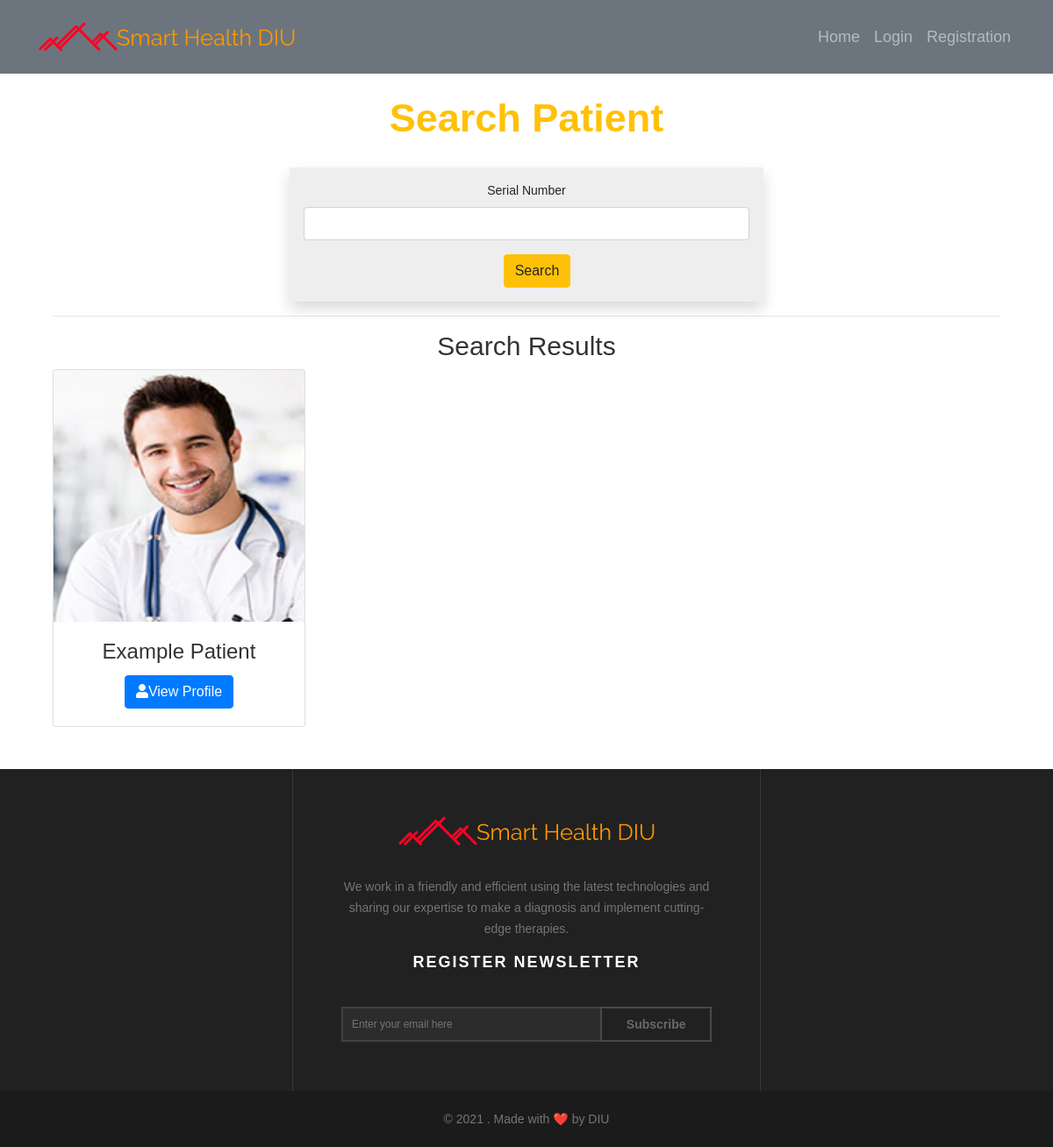
/search/patient, run on the app's committed database.
### users/models.py (models this page shows, shortened)
class User(AbstractUser):
    USER_TYPE_CHOICES = (
        (1, 'admin'),
        (2, 'doctor'),
        (3, 'patients'),
        (4, 'doctor admin'),
        (5, 'patient admin'),
    )
    VERIFY_STATUS = (
        ('yes', 'yes'),
        ('no', 'no')
    )
    GENDER_CHOICES = (
        ('Male', 'Male'),
        ('Female', 'Female'),
    )
    BG_CHOICES = (
        ('O+', 'O+'),
        ('O-', 'O-'),
        ('A+', 'A+'),
        ('A-', 'A-'),
        ('B+', 'B+'),
        ('B-', 'B-'),
        ('AB+', 'AB+'),
        ('AB-', 'AB-'),
    )
    DESIGNATION_CHOICES = (
        ('Professor', 'Professor'),
	    ('Associate Professor', 'Associate Professor'),
	    ('Assistant Professor', 'Assistant Professor'),
        ('Consultant', 'Consultant'),
	    ('Registras', 'Registras'),
	    ('Assistant Registras', 'Assistant Registras'),
	    ('IMO', 'IMO'),
        ('EMO', 'EMO'),
        ('RMO', 'RMO'),
        ('HMO', 'HMO'),
        ('Other', 'Other')
    )
    username = None
    sn = models.CharField(verbose_name='Serial Number', max_length=12, unique=True, error_messages={'required': 'Your Name is Required'})
    pm_division = models.ForeignKey(Division, verbose_name='Division', related_name='pm_division', on_delete=models.DO_NOTHING, null=True, blank=True)
    pm_district = models.ForeignKey(District, verbose_name='District', related_name='pm_district', on_delete=models.DO_NOTHING, null=True, blank=True)
    pm_thana = models.ForeignKey(Thana, verbose_name='Thana', related_name='pm_thana', on_delete=models.DO_NOTHING, null=True, blank=True)
    ps_division = models.ForeignKey(Division, verbose_name='Division', related_name='ps_division', on_delete=models.DO_NOTHING, null=True, blank=True)
    ps_district = models.ForeignKey(District, verbose_name='District', related_name='ps_district', on_delete=models.DO_NOTHING, null=True, blank=True)
    ps_thana = models.ForeignKey(Thana, verbose_name='Thana', related_name='ps_thana', on_delete=models.DO_NOTHING, null=True, blank=True)
    pm_village = models.CharField(verbose_name='Village',max_length=50, null=True, blank=True)
    ps_village = models.CharField(verbose_name='Village',max_length=50, null=True, blank=True)
    pm_union = models.CharField(verbose_name='Union',max_length=50, null=True, blank=True)
    ps_union = models.CharField(verbose_name='Union',max_length=50, null=True, blank=True)
    pm_ward = models.CharField(verbose_name='Ward',max_length=50, null=True, blank=True)
    ps_ward = models.CharField(verbose_name='Ward',max_length=50, null=True, blank=True)
    birthday = models.DateField(null=True, blank=True)
    image = models.ImageField(default='default.jpg', upload_to='users', null=True, blank=True)
    verified = models.CharField(max_length=10, choices=VERIFY_STATUS, null=True, default='no')
    user_type = models.PositiveIntegerField(choices=USER_TYPE_CHOICES, default=3, blank=True, null=True)
    mobile = models.CharField(verbose_name='Mobile Number', max_length=11, blank=True)
    payment = models.CharField(verbose_name='Payment Number', max_length=11, null=True, blank=True)
    nid = models.CharField(verbose_name='National ID', max_length=10, unique=True, blank=True, null=True)
    bma = models.CharField(verbose_name='BMA Code', max_length=20, unique=True, blank=True, null=True)
    institute = models.CharField(verbose_name='Institute', max_length=100, blank=True, null=True)
    designation = models.CharField(verbose_name='Designation', max_length=50, choices=DESIGNATION_CHOICES, blank=True, null=True)
    specialist = models.ForeignKey(Speciality, verbose_name='Specialist', blank=True, null=True, on_delete=models.CASCADE)
    father_name = models.CharField(verbose_name='Father\'s name', max_length=25, null=True, blank=True)
    mother_name = models.CharField(verbose_name='Mother\'s name', max_length=25, null=True, blank=True)
    father_mobile = models.CharField(verbose_name='Father\'s Mobile', max_length=11, null=True, blank=True)
    mother_mobile = models.CharField(verbose_name='Mother\'s Mobile', max_length=11, null=True, blank=True)
    bg = models.CharField(verbose_name='Blood Group', max_length=11, choices=BG_CHOICES, null=True, blank=True)
    gender = models.CharField(verbose_name='Select Gender', max_length=11, choices=GENDER_CHOICES, null=True, blank=True)
    USERNAME_FIELD = 'sn'

### users/views.py (the view)
# urls.py: path('search/patient', searchpatient, name='search-patient'),
def searchpatient(request):
    patient = User.objects.filter(user_type=3)
    pFilter = PatientFilter(request.GET, queryset=patient)
    patient = pFilter.qs
    ctx = {
        'patient' : patient,
        'pFilter': pFilter,
        }
    return render(request, 'users/dashboard/search_patient.html', context=ctx)

### users/templates/users/dashboard/search_patient.html
{% extends 'users/dashboard/base.html' %}
{% load crispy_forms_tags %}
{% block content %}
    <div class="mx-auto my-4" style="width:90%">
        <h2 class="text-center text-warning">Search Patient</h2>
        <br>
            <form action="" method="get" class="w-50 mx-auto text-center p-3 shadow mb-2" style="background-color: #eee;">
                {{ pFilter.form|crispy }}
                <button type="submit" class="btn btn-warning ml-4">Search</button>
            </form>
        <hr>
        <h3 class="text-center text-priamry">Search Results</h3>
        <div class="row">
        {% for doc in patient %}
            <div class="col-md-4">
                <div class="row">
                    <div class="col-md-4 mb-4">
                        <div class="card card-shadow text-center" style="width: 18rem;">
                            <img style="height: 287px;" class="card-img-top" src="{{ doc.image.url }}" alt="Card image cap">
                            <div class="card-body">
                            <h4 class="card-title">{{ doc.first_name }} {{ doc.last_name }}</h4>
                            <a href="{% url 'patient-view' doc.id %}" class="btn btn-primary"><i class="fas fa-user"></i>View Profile</a>
                            </div>
                        </div>
                    </div>
                </div>
            </div>
        {% endfor %}
        </div>
    </div>
    {% endblock content %}

### users/static/dc/css/style.css (style rules this page uses)
* { margin: 0px; padding: 0px; }
body { background: #FFF; height: 100%; width: 100%; font-weight: normal; margin: 0px; padding: 0px; height: 100%; min-height: 100%; position: relative; font-size: 14px; font-family: 'Raleway', sans-serif; }
h1, h2, h3, h4, h5, h6 { font-weight: normal; color: #333333; }
h2 { font-size: 45px; font-weight: bold; }
h3 { font-size: 30px; }
h4 { font-size: 24px; }
a { -webkit-transition: all 0.4s ease-in-out; -moz-transition: all 0.4s ease-in-out; -o-transition: all 0.4s ease-in-out; -ms-transition: all 0.4s ease-in-out; transition: all 0.4s ease-in-out; text-decoration: none !important; }
img { -webkit-transition: 0.4s ease-in-out; -moz-transition: 0.4s ease-in-out; -ms-transition: 0.4s ease-in-out; -o-transition: 0.4s ease-in-out; transition: 0.4s ease-in-out; display: inline-block !important; }
a { text-decoration: none; color: #757575; }

### data on the page
User: image (picture), first_name "Example", last_name "Patient"
